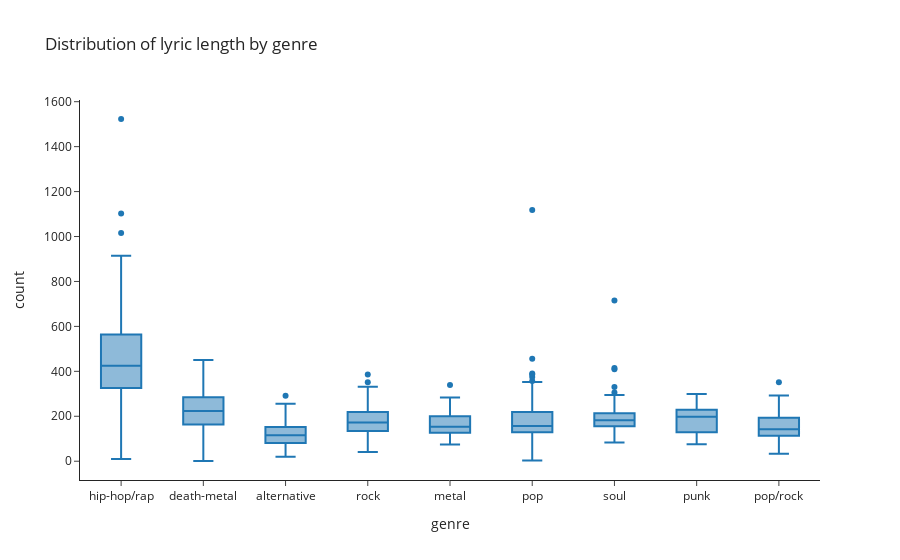

Notebook code cell kept with this figure:
### Code cell
word_counts.plot.box(labels=dict(variable="genre", value="count"),template='simple_white',title='Distribution of lyric length by genre')

### Figure 1 — Plotly figure (JSON) as saved in the notebook; plotly's stock layout.template omitted (floating-point values rounded to 4 significant figures; data arrays with more than 128 entries replaced by an {"elided": "..."} marker saying what was removed)
{"data": [{"alignmentgroup": "True", "hovertemplate": "genre=%{x}<br>count=%{y}<extra></extra>", "legendgroup": "", "marker": {"color": "#1F77B4"}, "name": "", "notched": false, "offsetgroup": "", "orientation": "v", "showlegend": false, "type": "box", "x": {"elided": "9090 str values"}, "x0": " ", "xaxis": "x", "y": {"elided": "9090 int values"}, "y0": " ", "yaxis": "y"}], "layout": {"boxmode": "group", "legend": {"tracegroupgap": 0}, "title": {"text": "Distribution of lyric length by genre"}, "xaxis": {"anchor": "y", "domain": [0, 1], "title": {"text": "genre"}}, "yaxis": {"anchor": "x", "domain": [0, 1], "title": {"text": "count"}}}}
